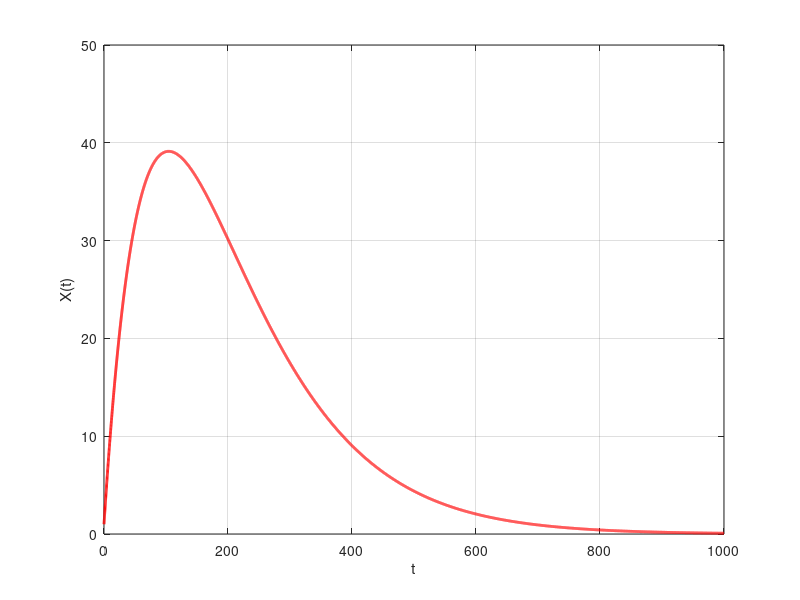

Here is the MATLAB script that generated this plot:
clear;clc;

%A = [0 1;-2 -3];
A = [-0.009 1;0 -0.01];
%A = [1 1;1 -1]*A*inv([1 1;1 -1]);

[T,D]=eig(A);
eDt = @(d,t) diag(exp(diag(d)*t));
x = @(x0,t) T*eDt(D,t)*inv(T)*x0; % Method 1: solve using eigan vectors and eigan values

dT = 0:0.1:1000; % ODE always time from 0 to T, x(0) must be initial condition

y = [];
for tt = dT
    y = [y x([1;1],tt)];
end

plot(dT, y(1,:), 'r', 'LineWidth', 2);
axis([0 1000 0 50]);
xlabel('t');
ylabel('X(t)');
%plot( y(1,:), y(2,:), 'r', 'LineWidth', 2);
%xlabel('X');
%ylabel('V');
r = 100;
%axis([-r r -r r]);
grid on; hold on;

%quiver([0 0],[0 0],T(1,:),T(2,:),r); % Plot eigan vectors

%[t,xt] = ode45(@(t,xt) A*xt, dT, [10;10]); # Method 2: solve using inbuilt matlab function
%plot(dT, y(1,:), 'r', 'LineWidth', 2);
%plot(xt(:,1), xt(:,2), 'b', 'LineWidth', 2);
%legend('T*eDt*T^-1*x0','ode45');/